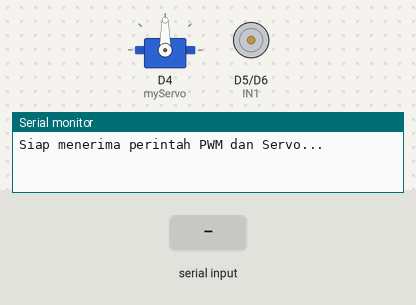
This sketch was run on a simulated ESP8266 (NodeMCU). Parts: servo, motor-driver pin pairs drawn as motors (green arrow = first pin HIGH = forward, orange = second pin HIGH = backward, longer = more drive, scaled by the enable pin), the last lines printed to the serial monitor. The inputs (shaded band) are chosen by the test bench.

Above: at 1.2 s.
1.3 s: "M90\n" received over Serial
At 1.7 s:
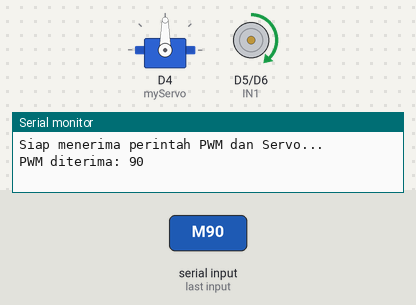
2.8 s: "S,45\n" received over Serial
At 4.0 s:
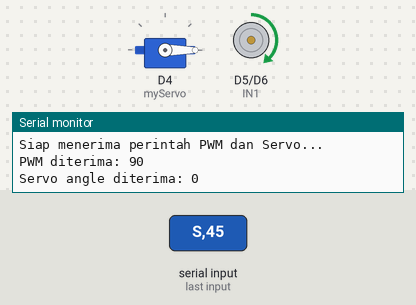
4.3 s: "M,45\n" received over Serial
At 5.2 s:
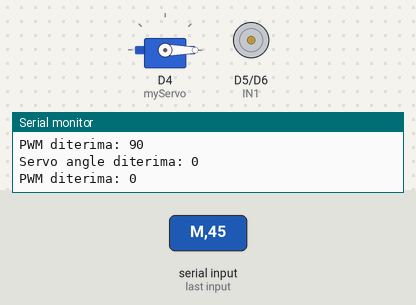
5.8 s: "S90\n" received over Serial
At 6.3 s:
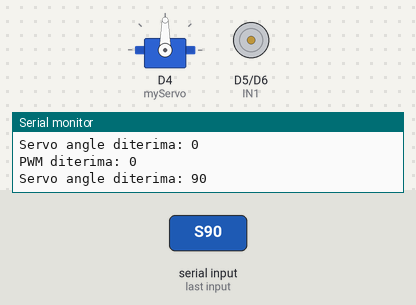
7.3 s: "S\n" received over Serial
At 8.7 s:
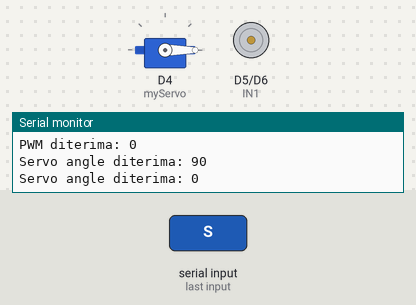
Timing chart, 0 to 9.8 s (numbered marks = the images above; inputs shaded):
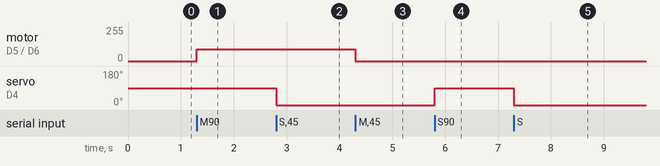

The sketch:

rpm_motor.ino
```cpp
#include <Servo.h>

// Pin untuk motor DC
#define IN1 D5    // GPIO14
#define IN2 D6    // GPIO12
#define ENA D7    // GPIO13 (PWM)

// Pin untuk servo
#define SERVO_PIN 16  // D0 = GPIO16 (NB: GPIO16 tidak support PWM di Servo library)

// NOTE: Lebih baik pakai pin D4 (GPIO2) atau D1/D2 (GPIO5/GPIO4) untuk Servo di ESP8266
Servo myServo;

void setup() {
  pinMode(IN1, OUTPUT);
  pinMode(IN2, OUTPUT);
  pinMode(ENA, OUTPUT);

  myServo.attach(D4);  // Gunakan GPIO2 (D4) sebagai alternatif, karena GPIO16 tidak mendukung PWM

  Serial.begin(9600);
  Serial.println("Siap menerima perintah PWM dan Servo...");
}

void loop() {
  if (Serial.available() > 0) {
    String input = Serial.readStringUntil('\n');
    input.trim(); // hilangkan spasi dan newline

    if (input.startsWith("M")) {
      int pwm = input.substring(1).toInt();
      pwm = constrain(pwm, 0, 255);
      digitalWrite(IN1, HIGH);
      digitalWrite(IN2, LOW);
      analogWrite(ENA, pwm);
      Serial.print("PWM diterima: ");
      Serial.println(pwm);
    }
    else if (input.startsWith("S")) {
      int angle = input.substring(1).toInt();
      angle = constrain(angle, 0, 180);
      myServo.write(angle);
      Serial.print("Servo angle diterima: ");
      Serial.println(angle);
    }
  }
}
```

Measured:
- after the input at 1.3 s, motor on D5 (IN1) / D6 (IN2): stopped → forward 90/255 at once
- after the input at 2.8 s, servo on D4 (myServo): 90° → 0° at once
- after the input at 4.3 s, motor on D5 (IN1) / D6 (IN2): forward 90/255 → stopped at once
- after the input at 5.8 s, servo on D4 (myServo): 0° → 90° at once
- after the input at 7.3 s, servo on D4 (myServo): 90° → 0° at once
